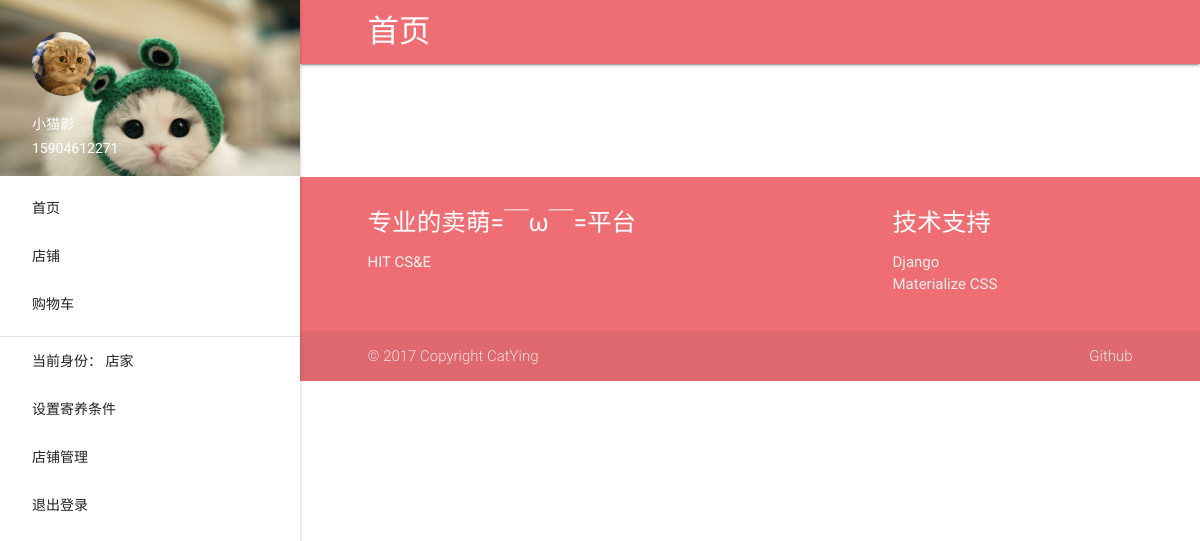
The app's page / (signed in) with its own data.
### authentication/models.py (models this page shows, shortened)
class MyUser(models.Model):
    user = models.OneToOneField(User)
    nickname = models.CharField(max_length=64)
    real_info = models.OneToOneField(RealInfo, blank=True, null=True)
    cellphone = models.CharField(max_length=16)
    address = models.CharField(max_length=512, blank=True)
    head_img = models.ImageField(upload_to='image/%Y/%m/%d', null=True)
    level = models.IntegerField(default=1)
    current_stage = models.IntegerField(default=1)

### website/views.py (the view)
# urls.py: url(r'^$', views.IndexView.as_view(), name="index"),
class IndexView(FrontMixin, TemplateView):
    template_name = "index.html"
    def get_context_data(self, **kwargs):
        context = super(IndexView, self).get_context_data(**kwargs)
        return context

### authentication/mixin.py (called while the page is built)
    def get_context_data(self, **kwargs):
        context = super(AuthMixin, self).get_context_data(**kwargs)
        if self.request.user.is_authenticated():
            myuser = self.request.user.myuser
            context['myuser'] = myuser
        return context

### website/mixin.py (called while the page is built)
    def get_context_data(self, **kwargs):
        return super(FrontMixin, self).get_context_data(**kwargs)

### templates/index.html (shortened to what this page needs)
{% extends 'base.html' %}
{% load staticfiles %}
{% block navhead %}首页{% endblock %}
{% block content %}
    <br>
    <br>
    <br>
    <br>
    <br>
{% endblock %}

### templates/base.html (shortened to what this page needs)
{% load staticfiles %}
<!doctype html>
<html lang="zh-CN">
<head>
    <link rel="stylesheet" href="{% static 'css/materialize.css' %}">
</head>
<body>
<header>
    <div class="container">
        <ul id="slide-out" class="side-nav fixed">
            <li>
                <div class="userView">
                    <div class="background">
                        <img src="{% static 'imgs/71b2cbb3ly1fdkd6l6eikj21kw13u474.jpg' %}" style="max-width: 300px">
                    </div>
                    {% if myuser %}
                        <a href="#"><img class="circle" src="{% url 'media' myuser.head_img %}"></a>
                        <a href="#"><span class="white-text name">{{ myuser.nickname }}</span></a>
                        <a href="#"><span class="white-text email">{{ myuser.cellphone }}</span></a>
                    {% else %}
                        <a href="#"><img class="circle" src="{% static "imgs/20130121222641_Hd5xE.jpeg" %}"></a>
                        <a href="#"><span class="white-text name">登录查看更多</span></a>
                        <a href="#"><span class="white-text email">喵~</span></a>
                    {% endif %}
                </div>
            </li>
            <li><a href="{% url 'index' %}" class="waves-effect">首页</a></li>
            <li><a href="{% url 'list' %}" class="waves-effect">店铺</a></li>
            <li><a href="{%  url 'cart' %}" class="waves-effect">购物车</a></li>
            <li>
                <div class="divider"></div>
            </li>
            {% if myuser %}
                <li><a class="waves-effect" id="identify">当前身份：
                    {% if myuser.current_stage == 1 %}
                        买家
                    {% elif myuser.current_stage == 2 %}
                        寄养用户
                    {% elif myuser.current_stage == 3 %}
                        店家
                    {% elif myuser.current_stage == 4 %}
                        超管
                    {% endif %}
                </a></li>
                {% if myuser.current_stage >= 2 %}
                    <li><a href="#">设置寄养条件</a></li>
                    {% if myuser.current_stage >= 3 %}
                        <li><a href="{% url 'self-shop' %}">店铺管理</a></li>
                    {% endif %}
                {% endif %}
                <li><a class="waves-effect" href="{% url 'logout' %}">退出登录</a></li>
            {% else %}
                <li><a href="{% url 'login' %}">登录</a></li>
                <li><a href="{% url 'register' %}">注册</a></li>
            {% endif %}
        </ul>
    </div>
</header>
<main>
    <nav>
        <div class="container">
            <div class="nav-wrapper">
                <a href="#" class="brand-logo">{% block navhead %}{% endblock %}</a>
            </div>
        </div>
    </nav>
    {% block content %}
    {% endblock %}
</main>
<footer class="page-footer">
    <div class="container">
        <div class="row">
            <div class="col l6 s12">
                <h5 class="white-text">专业的卖萌=￣ω￣=平台</h5>
                <p class="grey-text text-lighten-4">HIT CS&E</p>
            </div>
            <div class="col l4 offset-l2 s12">
                <h5 class="white-text">技术支持</h5>
                <ul>
                    <li><a class="grey-text text-lighten-3" href="https://djangoproject.com">Django</a></li>
                    <li><a class="grey-text text-lighten-3" href="http://www.materializecss.cn/">Materialize CSS</a>
                    </li>
                </ul>
            </div>
        </div>
    </div>
    <div class="footer-copyright">
        <div class="container">
            © 2017 Copyright CatYing
            <a class="grey-text text-lighten-3 right" href="https://github.com/catying">Github</a>
        </div>
    </div>
</footer>
</body>
</html>

### templates/base.html (style rules this page uses)
header, main, footer { padding-left: 300px; }

### records on screen
MyUser: head_img (picture), nickname "小猫影", cellphone "15904612271"
